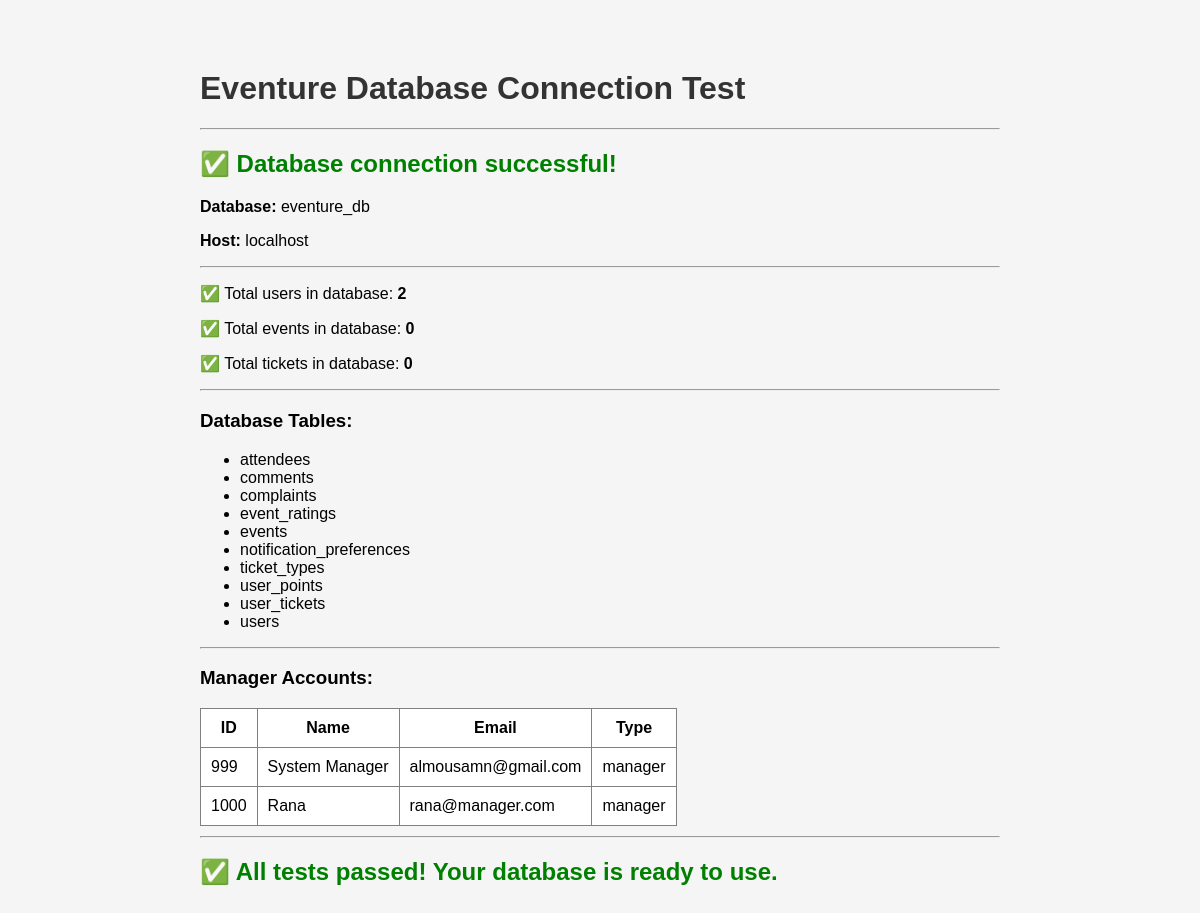
The page /test_connection.php on the database its author committed.
### tables this page shows
CREATE TABLE IF NOT EXISTS users (
    id INT AUTO_INCREMENT PRIMARY KEY,
    name VARCHAR(255) NOT NULL,
    email VARCHAR(255) NOT NULL UNIQUE,
    phone VARCHAR(20),
    password VARCHAR(255) NOT NULL,
    type ENUM('user', 'organizer', 'manager') DEFAULT 'user',
    created_at TIMESTAMP DEFAULT CURRENT_TIMESTAMP,
    updated_at TIMESTAMP DEFAULT CURRENT_TIMESTAMP ON UPDATE CURRENT_TIMESTAMP,
    INDEX idx_email (email),
    INDEX idx_type (type)
);

### test_connection.php (the view, shortened to what this page needs)
<?php
echo "<h1>Eventure Database Connection Test</h1>";
echo "<hr>";
$database = new Database();
$db = $database->connect();
if ($db) {
    echo "<h2 style='color: green;'>✅ Database connection successful!</h2>";
    echo "<p><strong>Database:</strong> " . DB_NAME . "</p>";
    echo "<p><strong>Host:</strong> " . DB_HOST . "</p>";
    echo "<hr>";
    try {
        $stmt = $db->query("SELECT COUNT(*) as count FROM users");
        $result = $stmt->fetch();
        echo "<p>✅ Total users in database: <strong>" . $result['count'] . "</strong></p>";
        $stmt = $db->query("SELECT COUNT(*) as count FROM events");
        $result = $stmt->fetch();
        echo "<p>✅ Total events in database: <strong>" . $result['count'] . "</strong></p>";
        $stmt = $db->query("SELECT COUNT(*) as count FROM user_tickets");
        $result = $stmt->fetch();
        echo "<p>✅ Total tickets in database: <strong>" . $result['count'] . "</strong></p>";
        echo "<hr>";
        echo "<h3>Database Tables:</h3>";
        $stmt = $db->query("SHOW TABLES");
        $tables = $stmt->fetchAll(PDO::FETCH_COLUMN);
        echo "<ul>";
        foreach ($tables as $table) {
            echo "<li>" . $table . "</li>";
        }
        echo "</ul>";
        echo "<hr>";
        echo "<h3>Manager Accounts:</h3>";
        $stmt = $db->query("SELECT id, name, email, type FROM users WHERE type = 'manager'");
        $managers = $stmt->fetchAll();
        if (count($managers) > 0) {
            echo "<table border='1' cellpadding='10' style='border-collapse: collapse;'>";
            echo "<tr><th>ID</th><th>Name</th><th>Email</th><th>Type</th></tr>";
            foreach ($managers as $manager) {
                echo "<tr>";
                echo "<td>" . $manager['id'] . "</td>";
                echo "<td>" . $manager['name'] . "</td>";
                echo "<td>" . $manager['email'] . "</td>";
                echo "<td>" . $manager['type'] . "</td>";
                echo "</tr>";
            }
            echo "</table>";
        } else {
            echo "<p style='color: orange;'>⚠️ No manager accounts found. Please run the SQL file to insert default managers.</p>";
        }
        echo "<hr>";
        echo "<h2 style='color: green;'>✅ All tests passed! Your database is ready to use.</h2>";
    } catch (PDOException $e) {
        echo "<h2 style='color: red;'>❌ Database query error:</h2>";
        echo "<p>" . $e->getMessage() . "</p>";
    }
}
?>

### test_connection.php (style rules this page uses)
h1 { color: #333; }
table { background: white; margin: 10px 0; }

### rows shown on the page
users: id "999", name "System Manager", email "almousamn@gmail.com", type "manager"
users: id "1000", name "Rana", email "rana@manager.com", type "manager"

### other values the page prints
DB_NAME "eventure_db"
DB_HOST "localhost"
$result['count'] "2"
$result['count'] "0"
$table "attendees"
$table "comments"
$table "complaints"
$table "event_ratings"
$table "events"
$table "notification_preferences"
$table "ticket_types"
$table "user_points"
$table "user_tickets"
$table "users"
